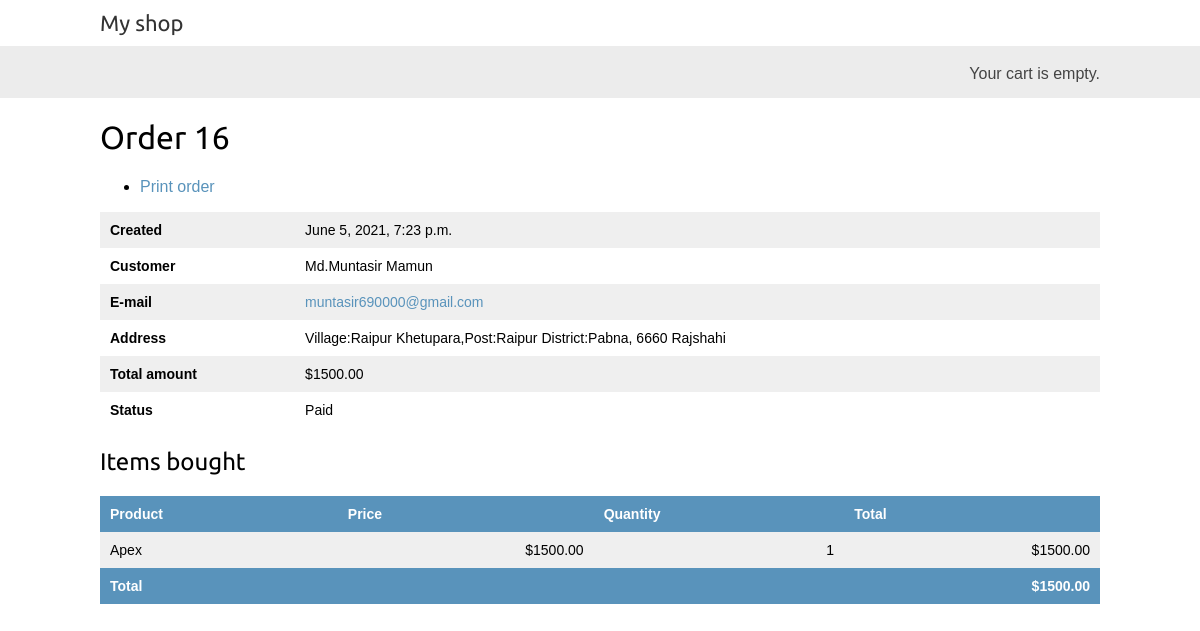
The app's page /orders/admin/order/16/ (signed in) with its own data.
### orders/models.py (models this page shows, shortened)
class Order(models.Model):
    first_name = models.CharField(max_length=50)
    last_name = models.CharField(max_length=50)
    email = models.EmailField()
    address = models.CharField(max_length=250)
    postal_code = models.CharField(max_length=20)
    city = models.CharField(max_length=100)
    created = models.DateTimeField(auto_now_add=True)
    updated = models.DateTimeField(auto_now=True)
    paid = models.BooleanField(default=False)
    braintree_id = models.CharField(max_length=150, blank=True)
    class Meta:
        ordering = ('-created',)
    def get_total_cost(self):
        return sum(item.get_cost() for item in self.items.all())

class OrderItem(models.Model):
    order = models.ForeignKey(Order,related_name='items',on_delete=models.CASCADE)
    product = models.ForeignKey(Product,related_name='order_items',on_delete=models.CASCADE)
    price = models.DecimalField(max_digits=10, decimal_places=2)
    quantity = models.PositiveIntegerField(default=1)
    def get_cost(self):
        return self.price * self.quantity

### shop/models.py (models this page shows, shortened)
class Product(models.Model):
    category = models.ForeignKey(Category,related_name='products',on_delete=models.CASCADE)
    name = models.CharField(max_length=200, db_index=True)
    slug = models.SlugField(max_length=200, db_index=True)
    image = models.ImageField(upload_to='media/%y/%m/%d',blank=True)
    description = models.TextField(blank=True)
    price = models.DecimalField(max_digits=10, decimal_places=2)
    available = models.BooleanField(default=True)
    created = models.DateTimeField(auto_now_add=True)
    updated = models.DateTimeField(auto_now=True)
    class Meta:
        ordering = ('name',)
        index_together = (('id','slug'),)

### orders/views.py (the view)
# urls.py: path('admin/order/<int:order_id>/', views.admin_order_detail, name='admin_order_detail'),
@staff_member_required
def admin_order_detail(request, order_id):
    order = get_object_or_404(Order, id=order_id)
    return render(request,
                  'admin/order/detail.html',
                  {'order': order})

### cart/cart.py (called while the page is built)
    def __len__(self):
        return sum(item['quantity'] for item in self.cart.values())

### cart/context_processors.py (called while the page is built)
def cart(request):
    return {'cart': Cart(request)}

### template/admin/order/detail.html (shortened to what this page needs)
{% extends "base.html" %} {% block title %} Order {{ order.id }} {{ block.super }} {% endblock %}  {% block content %}
<h1>Order {{ order.id }}</h1>
<ul class="object-tools">
    <li>
        <a href="#" onclick="window.print();">Print order</a>
    </li>
</ul>
<table>
    <tr>
        <th>Created</th>
        <td>{{ order.created }}</td>
    </tr>
    <tr>
        <th>Customer</th>
        <td>{{ order.first_name }} {{ order.last_name }}</td>
    </tr>
    <tr>
        <th>E-mail</th>
        <td><a href="mailto:{{ order.email }}">{{ order.email }}</a></td>
    </tr>
    <tr>
        <th>Address</th>
        <td>{{ order.address }}, {{ order.postal_code }} {{ order.city }}</td>
    </tr>
    <tr>
        <th>Total amount</th>
        <td>${{ order.get_total_cost }}</td>
    </tr>
    <tr>
        <th>Status</th>
        <td>{% if order.paid %}Paid{% else %}Pending payment{% endif %}</td>
    </tr>
</table>
<div class="module">
    <h2>Items bought</h2>
    <table style="width:100%">
        <thead>
            <tr>
                <th>Product</th>
                <th>Price</th>
                <th>Quantity</th>
                <th>Total</th>
            </tr>
        </thead>
        <tbody>
            {% for item in order.items.all %}
            <tr class="row{% cycle " 1 " "2 " %}">
                <td>{{ item.product.name }}</td>
                <td class="num">${{ item.price }}</td>
                <td class="num">{{ item.quantity }}</td>
                <td class="num">${{ item.get_cost }}</td>
            </tr>
            {% endfor %}
            <tr class="total">
                <td colspan="3">Total</td>
                <td class="num">${{ order.get_total_cost }}</td>
            </tr>
        </tbody>
    </table>
</div>
{% endblock %}

### static/css/base.css (style rules this page uses)
body { margin:0; padding:0; font-family:helvetica, sans-serif; }
h1, h2, h3, h4, h5 , h6 { font-family: 'Ubuntu', sans-serif; font-weight:normal; }
a { text-decoration:none; color:#5993bb; }
table { width:100%; border-spacing:0; border-collapse: collapse; }
table th, table td { text-align:left; font-size:14px; padding:10px; margin:0; }
tbody tr:nth-child(odd) { background:#efefef; }
thead th, tbody tr.total { background:#5993bb; color:#fff; font-weight:bold; }
tbody td.num { text-align:right; }

### records on screen
Order: id "16", created "June 5, 2021, 7:23 p.m.", first_name "Md.Muntasir", last_name "Mamun", email "muntasir690000@gmail.com", address "Village:Raipur Khetupara,Post:Raipur District:Pabna", postal_code "6660", city "Rajshahi", get_total_cost "1500.00"
OrderItem: product.name "Apex", price "1500.00", quantity "1", get_cost "1500.00"
